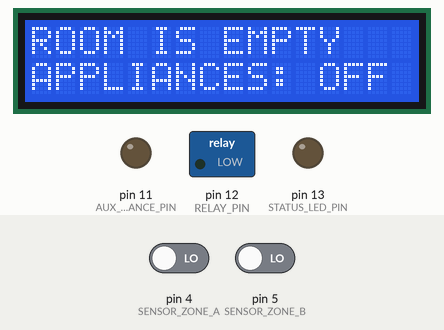
This sketch was run on a simulated Arduino Uno, built with avr-gcc and run on an emulated ATmega328P. Shown: 16×2 character LCD, switched loads named in the sketch (green lamp = pin HIGH), output pins drawn as LEDs (lit = HIGH). The test bench sets the inputs (shaded band); at power-on: pin 4 (SENSOR_ZONE_A) LOW, pin 5 (SENSOR_ZONE_B) LOW.

Above: at 1.2 s.
1.3 s: pin 4 (SENSOR_ZONE_A) driven HIGH
At 2.5 s:
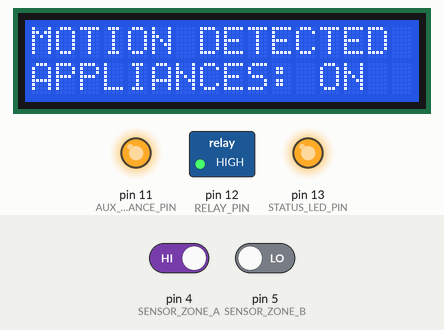
2.8 s: pin 4 (SENSOR_ZONE_A) driven LOW
At 3.5 s:
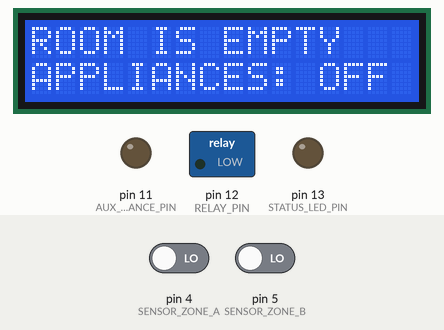
4.3 s: pin 5 (SENSOR_ZONE_B) driven HIGH
At 4.9 s:
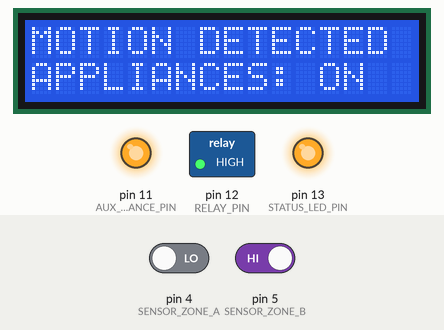
Timing chart, 0 to 7.3 s (numbered marks = the images above; inputs shaded):
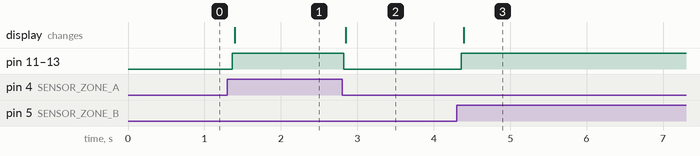

Measured:
- after the input at 1.3 s, pin 11 (AUX_APPLIANCE_PIN), pin 12 (RELAY_PIN), pin 13 (STATUS_LED_PIN): LOW → HIGH after 0.06 s; the display: changes after 0.09 s (image 1)
- after the input at 2.8 s, pin 11 (AUX_APPLIANCE_PIN), pin 12 (RELAY_PIN), pin 13 (STATUS_LED_PIN): HIGH → LOW at once; the display: changes after 0.05 s (image 2)
- after the input at 4.3 s, pin 11 (AUX_APPLIANCE_PIN), pin 12 (RELAY_PIN), pin 13 (STATUS_LED_PIN): LOW → HIGH after 0.06 s; the display: changes after 0.09 s (image 3)

The sketch:

embedded_mutli_zone_spatial_automation1.ino
```cpp
#include <Wire.h>
#include <LiquidCrystal_I2C.h>

// Configured for I2C hex address 0x20
LiquidCrystal_I2C lcd(0x20, 16, 2);

const int SENSOR_ZONE_A = 4;
const int SENSOR_ZONE_B = 5;
const int RELAY_PIN = 12;
const int AUX_APPLIANCE_PIN = 11;
const int STATUS_LED_PIN = 13;

void setup() {
  pinMode(SENSOR_ZONE_A, INPUT);
  pinMode(SENSOR_ZONE_B, INPUT);
  pinMode(RELAY_PIN, OUTPUT);
  pinMode(AUX_APPLIANCE_PIN, OUTPUT);
  pinMode(STATUS_LED_PIN, OUTPUT);

  digitalWrite(RELAY_PIN, LOW);
  digitalWrite(AUX_APPLIANCE_PIN, LOW);
  digitalWrite(STATUS_LED_PIN, LOW);

  lcd.init();
  lcd.backlight();
  lcd.clear();
}

void loop() {
  int zoneA = digitalRead(SENSOR_ZONE_A);
  int zoneB = digitalRead(SENSOR_ZONE_B);

  if (zoneA == HIGH || zoneB == HIGH) {
    digitalWrite(RELAY_PIN, HIGH);
    digitalWrite(AUX_APPLIANCE_PIN, HIGH);
    digitalWrite(STATUS_LED_PIN, HIGH);

    // Simple, direct text with "APPLIANCES"
    lcd.setCursor(0, 0);
    lcd.print("MOTION DETECTED ");
    lcd.setCursor(0, 1);
    lcd.print("APPLIANCES: ON  ");
  } else {
    digitalWrite(RELAY_PIN, LOW);
    digitalWrite(AUX_APPLIANCE_PIN, LOW);
    digitalWrite(STATUS_LED_PIN, LOW);

    // Simple, direct text with "APPLIANCES"
    lcd.setCursor(0, 0);
    lcd.print("ROOM IS EMPTY   ");
    lcd.setCursor(0, 1);
    lcd.print("APPLIANCES: OFF ");
  }

  delay(50);
}
```
